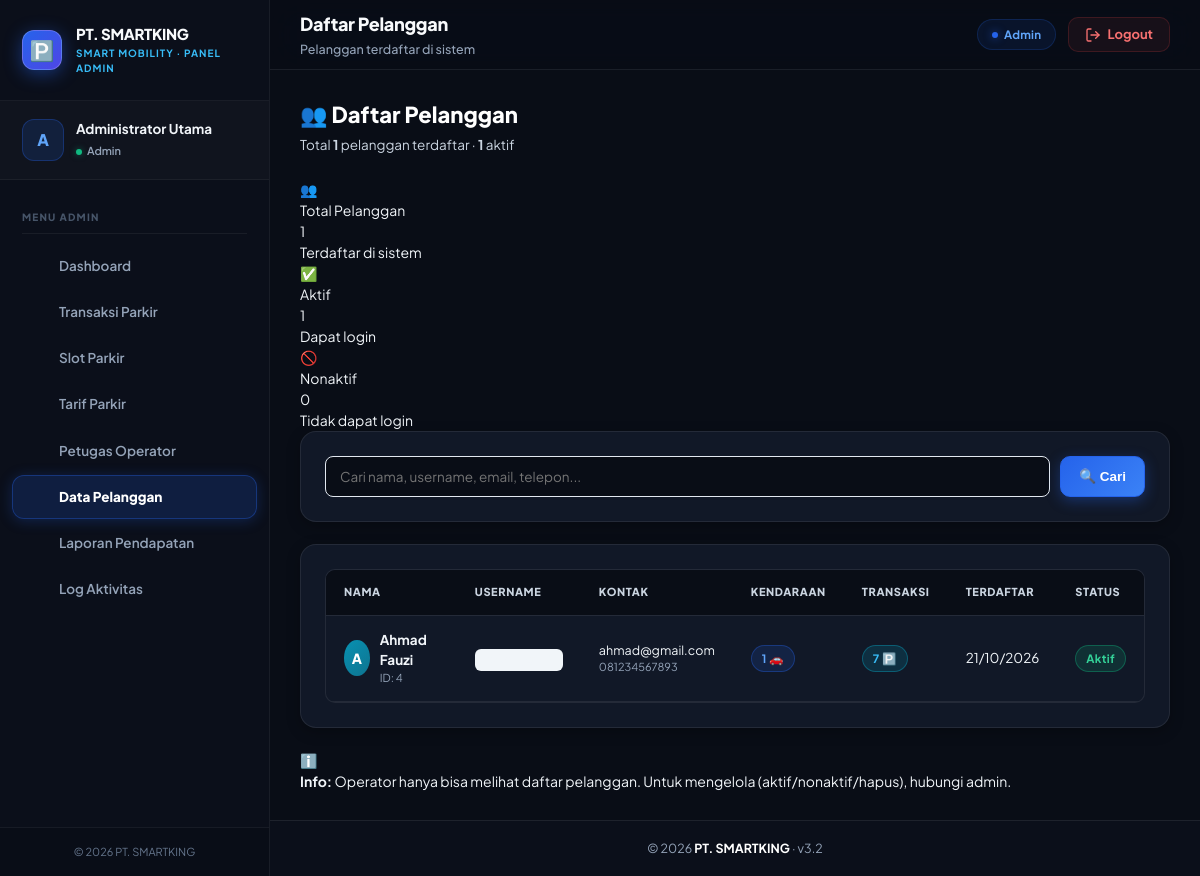
Page /operator/pelanggan.php (signed in) on the committed database.
### tables this page shows
CREATE TABLE `users` (
  `id_user` int(11) NOT NULL AUTO_INCREMENT,
  `nama_lengkap` varchar(100) NOT NULL,
  `username` varchar(50) NOT NULL,
  `email` varchar(100) DEFAULT NULL,
  `no_telepon` varchar(20) DEFAULT NULL,
  `alamat` text DEFAULT NULL,
  `password` varchar(255) NOT NULL,
  `role` enum('admin','operator','pelanggan') NOT NULL DEFAULT 'operator',
  `shift` enum('pagi','siang','malam') DEFAULT 'pagi',
  `aktif` tinyint(1) NOT NULL DEFAULT 1,
  `last_login` datetime DEFAULT NULL,
  `created_at` datetime DEFAULT current_timestamp(),
  PRIMARY KEY (`id_user`),
  UNIQUE KEY `username` (`username`)
);

### includes/functions.php (called while the page is built, shortened)
<?php
if (!function_exists('e')) {
    function e($str) { return htmlspecialchars((string)$str, ENT_QUOTES, 'UTF-8'); }
}
?>

### operator/pelanggan.php (the view, shortened to what this page needs)
<?php
require_once __DIR__ . '/../includes/functions.php';
require_once __DIR__ . '/../includes/auth.php';
$search = trim($_GET['q'] ?? '');
$where = "WHERE role='pelanggan'";
$params = [];
$types = '';
$sql = "SELECT u.*,
    (SELECT COUNT(*) FROM kendaraan_pelanggan WHERE user_id = u.id_user) AS total_kendaraan,
    (SELECT COUNT(*) FROM transaksi_parkir WHERE user_id = u.id_user) AS total_transaksi
    FROM users u $where ORDER BY u.created_at DESC";
if (!empty($params)) {
    $stmt = $koneksi->prepare($sql);
    $stmt->bind_param($types, ...$params);
    $stmt->execute();
    $pelanggan = $stmt->get_result();
} else {
    $pelanggan = $koneksi->query($sql);
}
$total = $koneksi->query("SELECT COUNT(*) c FROM users WHERE role='pelanggan'")->fetch_assoc()['c'];
$aktif_count = $koneksi->query("SELECT COUNT(*) c FROM users WHERE role='pelanggan' AND aktif=1")->fetch_assoc()['c'];
include __DIR__ . '/../includes/header.php';
?>
<div class="page-header">
  <div>
    <h2>👥 Daftar Pelanggan</h2>
    <p>Total <b><?= number_format($total) ?></b> pelanggan terdaftar · <b><?= number_format($aktif_count) ?></b> aktif</p>
  </div>
</div>
<div class="stats-grid">
  <div class="stat-card cyan">
    <div class="stat-icon">👥</div>
    <div class="stat-label">Total Pelanggan</div>
    <div class="stat-value"><?= number_format($total) ?></div>
    <div class="stat-desc">Terdaftar di sistem</div>
  </div>
  <div class="stat-card green">
    <div class="stat-icon">✅</div>
    <div class="stat-label">Aktif</div>
    <div class="stat-value"><?= number_format($aktif_count) ?></div>
    <div class="stat-desc">Dapat login</div>
  </div>
  <div class="stat-card orange">
    <div class="stat-icon">🚫</div>
    <div class="stat-label">Nonaktif</div>
    <div class="stat-value"><?= number_format($total - $aktif_count) ?></div>
    <div class="stat-desc">Tidak dapat login</div>
  </div>
</div>
<div class="card">
  <form method="get" style="display:flex;gap:10px;flex-wrap:wrap;">
    <input type="text" name="q" placeholder="Cari nama, username, email, telepon..."
           value="<?= e($search) ?>"
           style="flex:1;min-width:250px;padding:11px 14px;border:1.5px solid #e2e8f0;border-radius:8px;">
    <button type="submit" class="btn btn-primary">🔍 Cari</button>
  </form>
</div>
<div class="card">
  <div class="table-wrapper">
    <table>
      <thead>
        <tr>
          <th>Nama</th>
          <th>Username</th>
          <th>Kontak</th>
          <th>Kendaraan</th>
          <th>Transaksi</th>
          <th>Terdaftar</th>
          <th>Status</th>
        </tr>
      </thead>
      <tbody>
        <?php if ($pelanggan->num_rows === 0): ?>
          <tr><td colspan="7" class="text-center text-muted" style="padding:32px;">
            <?= $search ? '🔍 Tidak ada hasil untuk "' . e($search) . '"' : '📭 Belum ada pelanggan terdaftar' ?>
          </td></tr>
        <?php else: while ($p = $pelanggan->fetch_assoc()): ?>
          <tr>
            <td>
              <div style="display:flex;align-items:center;gap:10px;">
                <div style="width:36px;height:36px;border-radius:50%;background:linear-gradient(135deg,#0891b2,#0e7490);color:#fff;display:flex;align-items:center;justify-content:center;font-weight:800;font-size:14px;">
                  <?= strtoupper(substr($p['nama_lengkap'], 0, 1)) ?>
                </div>
                <div>
                  <div style="font-weight:700;"><?= e($p['nama_lengkap']) ?></div>
                  <div style="font-size:11px;color:#94a3b8;">ID: <?= $p['id_user'] ?></div>
                </div>
              </div>
            </td>
            <td><code style="background:#f1f5f9;padding:4px 8px;border-radius:6px;font-size:12px;"><?= e($p['username']) ?></code></td>
            <td>
              <div style="font-size:12.5px;"><?= e($p['email'] ?: '-') ?></div>
              <div style="font-size:11px;color:#94a3b8;"><?= e($p['no_telepon'] ?: '-') ?></div>
            </td>
            <td><span class="badge badge-primary"><?= (int)$p['total_kendaraan'] ?> 🚗</span></td>
            <td><span class="badge badge-info"><?= (int)$p['total_transaksi'] ?> 🅿️</span></td>
            <td><?= date('d/m/Y', strtotime($p['created_at'])) ?></td>
            <td>
              <?php if ($p['aktif']): ?>
                <span class="badge badge-success">Aktif</span>
              <?php else: ?>
                <span class="badge badge-danger">Nonaktif</span>
              <?php endif; ?>
            </td>
          </tr>
        <?php endwhile; endif; ?>
      </tbody>
    </table>
  </div>
</div>
<div class="alert alert-info">
  <span class="alert-icon">ℹ️</span>
  <div>
    <b>Info:</b> Operator hanya bisa melihat daftar pelanggan. Untuk mengelola (aktif/nonaktif/hapus), hubungi admin.
  </div>
</div>
<?php include __DIR__ . '/../includes/footer.php'; ?>

### assets/style.css (style rules this page uses)
:root { --primary: #2563eb; --primary-hover: #1d4ed8; --primary-active: #1e40af; --primary-light: #eff6ff; --primary-ring: rgba(37, 99, 235, 0.25); --success: #10b981; --success-dark: #059669; --success-light: #ecfdf5; --warning: #f59e0b; --warning-dark: #d97706; --warning-light: #fffbeb; --danger: #ef4444; --danger-dark: #dc2626; --danger-light: #fef2f2; --info: #06b6d4; --info-dark: #0891b2; --info-light: #ecfeff; --bg-dark: #090d16; --card-dark: #111827; --card-dark-border: rgba(255, 255, 255, 0.08); --card-dark-hover: #162032; --text-dark-primary: #ffffff; --text-dark-secondary: #cbd5e1; --text-dark-muted: #94a3b8; --bg-light: #f8fafc; --card-light: #ffffff; --border-light: #e2e8f0; --text-light-primary: #0f172a; --text-light-secondary: #475569; --text-light-muted: #94a3b8; --sidebar-w: 260px; --radius-sm: 6px; --radius: 10px; --radius-lg: 16px; --radius-pill: 9999px; --shadow-sm: 0 1px 3px rgba(0,0,0,0.1); --shadow: 0 4px 12px rgba(0,0,0,0.15); --shadow-lg: 0 10px 25px rgba(0,0,0,0.25); --shadow-glow: 0 0 20px rgba(37, 99, 235, 0.35); }
*, *::before, *::after { box-sizing: border-box; margin: 0; padding: 0; }
html { font-size: 14px; scroll-behavior: smooth; }
body { font-family: 'Plus Jakarta Sans', 'Inter', -apple-system, sans-serif; background-color: var(--bg-dark); color: var(--text-dark-primary); line-height: 1.5; -webkit-font-smoothing: antialiased; }
.btn { display: inline-flex; align-items: center; justify-content: center; gap: 8px; padding: 10px 18px; font-size: 13.5px; font-weight: 700; border-radius: var(--radius); border: 1px solid transparent; cursor: pointer; transition: all 0.2s cubic-bezier(0.4, 0, 0.2, 1); text-decoration: none; line-height: 1.2; }
.btn-primary { background: linear-gradient(135deg, #2563eb, #3b82f6); color: #ffffff; border-color: #2563eb; box-shadow: 0 4px 14px rgba(37, 99, 235, 0.35); }
.badge { display: inline-flex; align-items: center; gap: 5px; padding: 4px 10px; border-radius: var(--radius-pill); font-size: 11.5px; font-weight: 700; letter-spacing: 0.3px; white-space: nowrap; }
.badge-primary { background: rgba(37, 99, 235, 0.15); color: #60a5fa; border: 1px solid rgba(37, 99, 235, 0.35); }
.badge-success { background: rgba(16, 185, 129, 0.15); color: #34d399; border: 1px solid rgba(16, 185, 129, 0.35); }
.badge-info { background: rgba(6, 182, 212, 0.15); color: #38bdf8; border: 1px solid rgba(6, 182, 212, 0.35); }
.card { background: var(--card-dark); border: 1px solid var(--card-dark-border); border-radius: var(--radius-lg); padding: 24px; margin-bottom: 22px; box-shadow: 0 4px 14px rgba(0, 0, 0, 0.25); transition: all 0.25s ease; position: relative; }
.page-header { display: flex; justify-content: space-between; align-items: center; margin-bottom: 24px; flex-wrap: wrap; gap: 16px; }
.page-header h2 { font-size: 22px; font-weight: 800; color: #ffffff; margin-bottom: 4px; }
.page-header p { font-size: 13.5px; color: var(--text-dark-secondary); }
.table-wrapper { overflow-x: auto; border-radius: var(--radius); border: 1px solid var(--card-dark-border); background: var(--card-dark); }
table { width: 100%; border-collapse: collapse; font-size: 13.5px; color: #e2e8f0; }
th { background: #090d16; padding: 14px 18px; text-align: left; font-size: 11px; font-weight: 800; color: #cbd5e1; text-transform: uppercase; letter-spacing: 0.6px; border-bottom: 1px solid var(--card-dark-border); }
td { padding: 14px 18px; border-bottom: 1px solid var(--card-dark-border); vertical-align: middle; color: #f1f5f9; }
input[type="text"], input[type="number"], input[type="password"], input[type="email"], input[type="date"], select, textarea, .form-control { width: 100%; padding: 11px 14px; background: #090d16; border: 1.5px solid rgba(255, 255, 255, 0.12); border-radius: var(--radius); color: #ffffff; font-size: 13.5px; font-family: inherit; outline: none; transition: all 0.2s; }

### includes/header.php (style rules this page uses)
*, *::before, *::after { box-sizing: border-box; margin: 0; padding: 0; }
body { font-family: 'Plus Jakarta Sans', 'Inter', -apple-system, sans-serif; background: #090d16; color: #f1f5f9; display: flex; min-height: 100vh; overflow-x: hidden; }

### rows in the picture
users: nama_lengkap "A", nama_lengkap "Ahmad Fauzi", id_user "4", email "ahmad@gmail.com", no_telepon "081234567893", total_kendaraan "1", total_transaksi "7", created_at "21/10/2026", aktif "Aktif"

### other values in the picture
$perusahaan['nama_perusahaan'] "PT. SMARTKING"
$role_label "ADMIN"
$user_initial "A"
$_SESSION['nama_lengkap'] "Administrator Utama"
$role_label "Admin"
$m['label'] "Dashboard"
$m['label'] "Transaksi Parkir"
$m['label'] "Slot Parkir"
$m['label'] "Tarif Parkir"
$m['label'] "Petugas Operator"
$m['label'] "Data Pelanggan"
$m['label'] "Laporan Pendapatan"
$m['label'] "Log Aktivitas"
$page_title "Daftar Pelanggan"
$page_subtitle "Pelanggan terdaftar di sistem"
